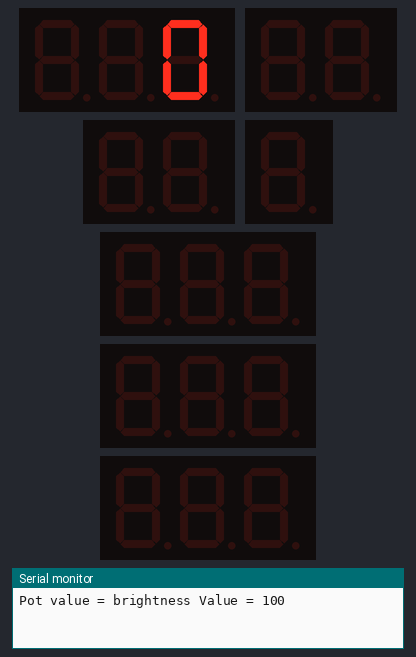
This sketch was run on a simulated Arduino Mega 2560, built with avr-gcc and run on an emulated ATmega2560. Shown: 4 × 3-digit seven-segment display, 2 × 2-digit seven-segment display, 1-digit seven-segment display, the last lines printed to the serial monitor.

Above: at 0.15 s.
At 4.98 s:
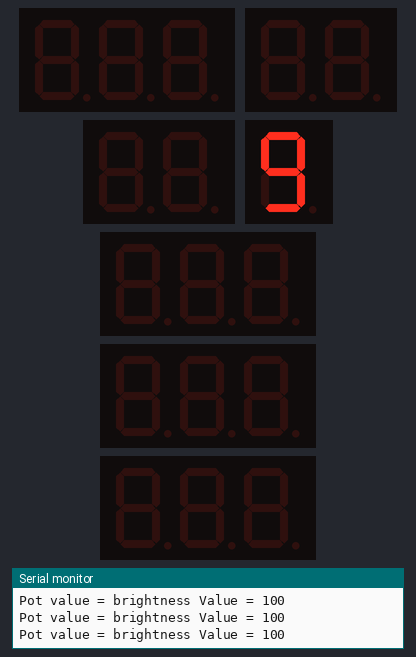
At 10.12 s:
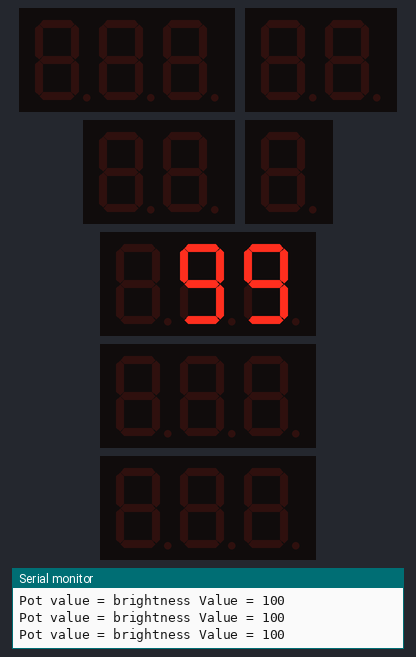
At 20.03 s:
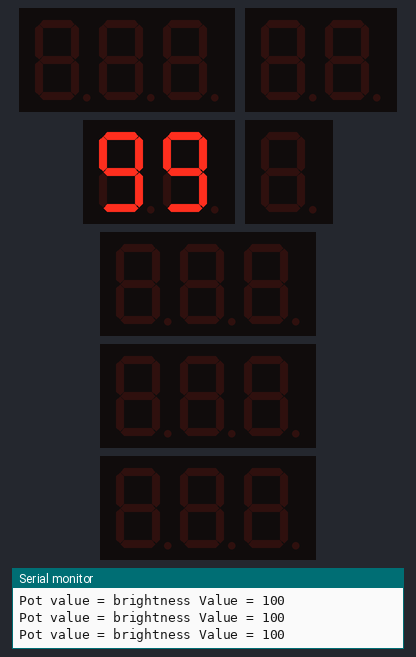
At 29.94 s:
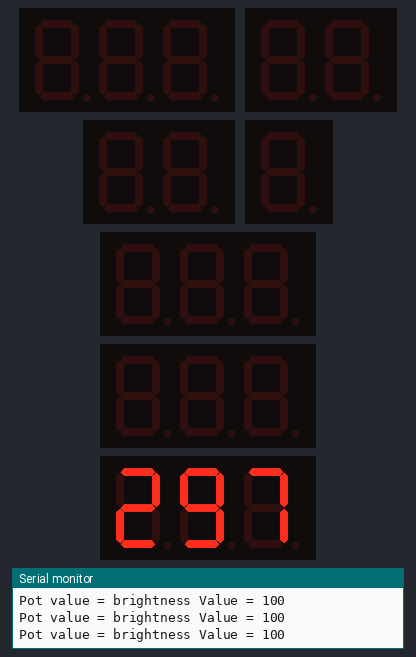
At 39.85 s:
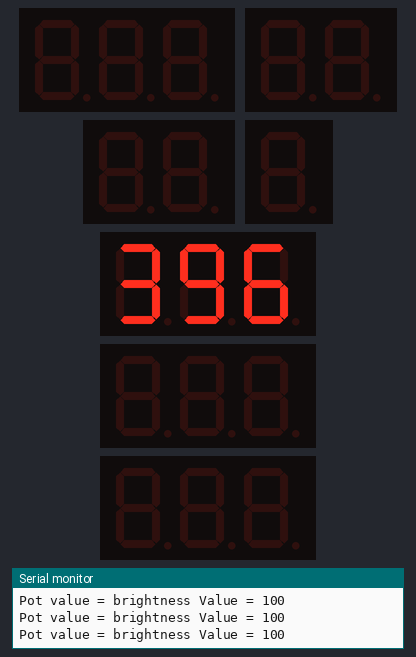

The sketch:

arduino_sketch.ino
```cpp
#include <SevenSeg.h>
#include <SimpleTimer.h>

// Number to display
int num;
//decimal Place
//int dp = 0;
// display brightness
int brightness = 100;
int pause = 100;
int i;

// Digit Delay & refresh Rate
const long int RefreshRate = 500;
const int DigitDelay = (1/(17 * RefreshRate)) * 1000000;

// Displays number of digits
const int dThreeDigits = 3;
const int dTwoDigits = 2;
const int dOneDigit = 1;

// Variable for incoming serial data
byte serialData;
const char delimiter = '~'; //Serial data delimiter

// Data variables
unsigned int carspeed;
unsigned int gear;
unsigned int fuel;
byte speeddata = 0;
byte geardata = 0;
byte fueldata = 0;

// Define pins
// Brightness Pot pin
// const int potPin = 0;
const int segA = 42;
const int segB = 40;
const int segC = 38;
const int segD = 36;
const int segE = 43;
const int segF = 41;
const int segG = 39;
const int segDP = 37;

// Brake Bias Digits
const int dBbD1 = 22;
const int dBbD2 = 24;
const int dBbD3 = 26;

// Traction Control Digits
const int dTcD1 = 28;
const int dTcD2 = 23;

// ABS Digits
const int dAbsD1 = 25;
const int dAbsD2 = 27;

// Engine Map digit
const int dMapD1 = 29;

// Fuel per Lap digits
const int dFplD1 = 31;
const int dFplD2 = 33;
const int dFplD3 = 35;

// Fuel Remaining Digits
const int dFtgD1 = 30;
const int dFtgD2 = 32;
const int dFtgD3 = 34;

// Laps to go Digits
const int dLtgD1 = 19;
const int dLtgD2 = 20;
const int dLtgD3 = 21;

SimpleTimer timer;

SevenSeg dBrakeBias(segA, segB, segC, segD, segE, segF, segG);
SevenSeg dTractionControl(segA, segB, segC, segD, segE, segF, segG);
SevenSeg dABS(segA, segB, segC, segD, segE, segF, segG);
SevenSeg dMap(segA, segB, segC, segD, segE, segF, segG);
SevenSeg dLapsToGo(segA, segB, segC, segD, segE, segF, segG);
SevenSeg dFuelPerLap(segA, segB, segC, segD, segE, segF, segG);
SevenSeg dFuelLeft(segA, segB, segC, segD, segE, segF, segG);

const int dBbDigitPins[dThreeDigits]={dBbD1, dBbD2, dBbD3};
const int dTcDigitPins[dTwoDigits]={dTcD1, dTcD2};
const int dMapDigitPins[dOneDigit]={dMapD1};
const int dAbsDigitPins[dTwoDigits]={dAbsD1, dAbsD2};
const int dLtgDigitPins[dThreeDigits]={dLtgD1, dLtgD2, dLtgD3};
const int dFplDigitPins[dThreeDigits]={dFplD1, dFplD2, dFplD3};
const int dFtgDigitPins[dThreeDigits]={dFtgD1, dFtgD2, dFtgD3};

void incDisplay() {
  i++;
  if (i > 999) {i = 0;}
/*
  dBrakeBias.write(i);
  dBrakeBias.clearDisp();
  dTractionControl.write(i);
  dTractionControl.clearDisp();
  dABS.write(i);
  dABS.clearDisp();
  dMap.write(i);
  dMap.clearDisp();
  dLapsToGo.write(i);
  dLapsToGo.clearDisp();
  dFuelPerLap.write(i);
  dFuelPerLap.clearDisp();
  dFuelLeft.write(i);
  dFuelLeft.clearDisp();
*/
  Serial.print("Pot value = ");
//  Serial.println(val);
  Serial.print("brightness Value = ");
  Serial.println(brightness);
}


void setup() {
  // put your setup code here, to run once:
timer.setInterval(pause, incDisplay);

Serial.begin(9600);

// Pin Setup
// pinMode(potPin, INPUT);
pinMode(dBbD1, OUTPUT);
pinMode(dBbD2, OUTPUT);
pinMode(dBbD3, OUTPUT);
pinMode(dTcD1, OUTPUT);
pinMode(dTcD2, OUTPUT);
pinMode(dAbsD1, OUTPUT);
pinMode(dAbsD2, OUTPUT);
pinMode(dMapD1, OUTPUT);
pinMode(dFplD1, OUTPUT);
pinMode(dFplD2, OUTPUT);
pinMode(dFplD3, OUTPUT);
pinMode(dFtgD1, OUTPUT);
pinMode(dFtgD2, OUTPUT);
pinMode(dFtgD3, OUTPUT);
pinMode(dLtgD1, OUTPUT);
pinMode(dLtgD2, OUTPUT);
pinMode(dLtgD3, OUTPUT);

// Define Displays
dBrakeBias.setDigitPins(dThreeDigits, dBbDigitPins);
dTractionControl.setDigitPins(dTwoDigits, dTcDigitPins);
dABS.setDigitPins(dTwoDigits, dAbsDigitPins);
dMap.setDigitPins(dOneDigit, dMapDigitPins);
dLapsToGo.setDigitPins(dThreeDigits, dLtgDigitPins);
dFuelPerLap.setDigitPins(dThreeDigits, dFplDigitPins);
dFuelLeft.setDigitPins(dThreeDigits, dFtgDigitPins);

dBrakeBias.setCommonCathode();
dTractionControl.setCommonCathode();
dABS.setCommonCathode();
dMap.setCommonCathode();
dLapsToGo.setCommonCathode();
dFuelPerLap.setCommonCathode();
dFuelLeft.setCommonCathode();

dBrakeBias.setDPPin(segDP);
dTractionControl.setDPPin(segDP);
dABS.setDPPin(segDP);
dMap.setDPPin(segDP);
dLapsToGo.setDPPin(segDP);
dFuelPerLap.setDPPin(segDP);
dFuelLeft.setDPPin(segDP);

dBrakeBias.setDigitDelay(DigitDelay);
dTractionControl.setDigitDelay(DigitDelay);
dABS.setDigitDelay(DigitDelay);
dMap.setDigitDelay(DigitDelay);
dLapsToGo.setDigitDelay(DigitDelay);
dFuelPerLap.setDigitDelay(DigitDelay);
dFuelLeft.setDigitDelay(DigitDelay);

dBrakeBias.setRefreshRate(RefreshRate);
dTractionControl.setRefreshRate(RefreshRate);
dABS.setRefreshRate(RefreshRate);
dMap.setRefreshRate(RefreshRate);
dLapsToGo.setRefreshRate(RefreshRate);
dFuelPerLap.setRefreshRate(RefreshRate);
dFuelLeft.setRefreshRate(RefreshRate);

}

void loop() {
  // put your main code here, to run repeatedly:
timer.run();

dBrakeBias.write(i);
dBrakeBias.setDutyCycle(brightness);
dBrakeBias.clearDisp();

dTractionControl.write(i);
dTractionControl.setDutyCycle(brightness);
dTractionControl.clearDisp();

dABS.write(i);
dABS.setDutyCycle(brightness);
dABS.clearDisp();

dMap.write(i);
dMap.setDutyCycle(brightness);
dMap.clearDisp();

dLapsToGo.write(i);
dLapsToGo.setDutyCycle(brightness);
dLapsToGo.clearDisp();

dFuelPerLap.write(i);
dFuelPerLap.setDutyCycle(brightness);
dFuelPerLap.clearDisp();

dFuelLeft.write(i);
dFuelLeft.setDutyCycle(brightness);
dFuelLeft.clearDisp();

}
```
